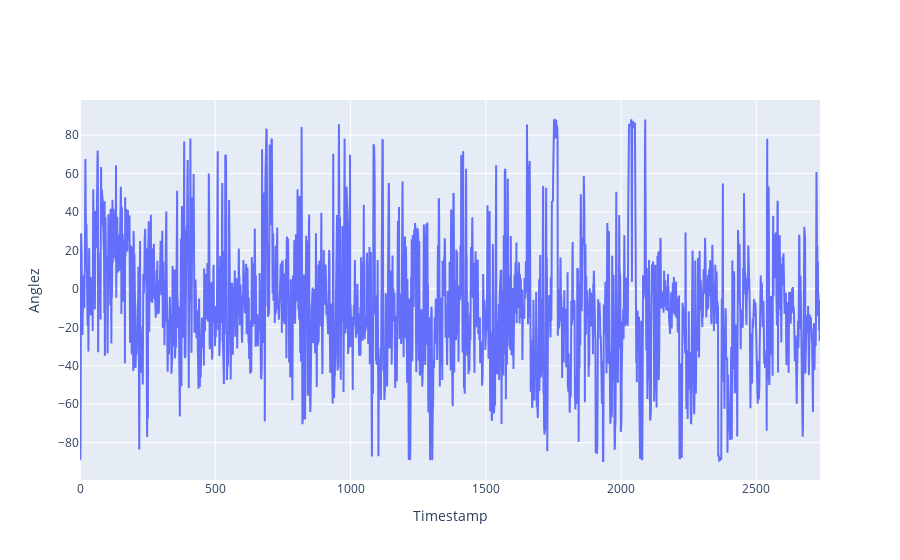
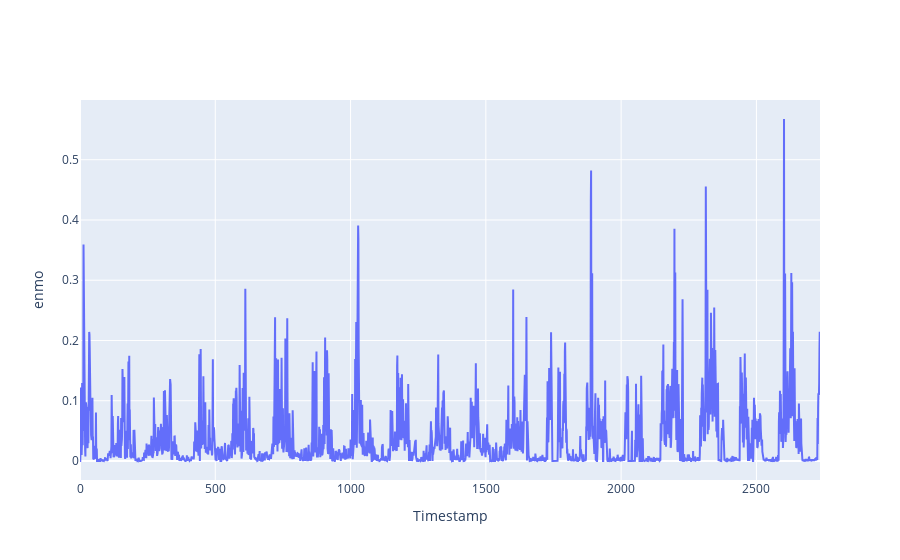
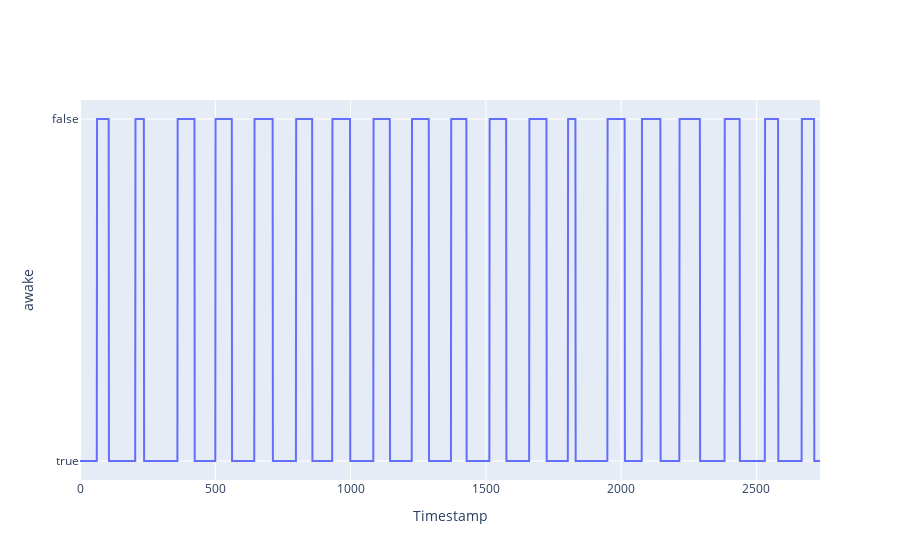

The notebook cell these images were saved under, in order:
### Code cell
fig = go.Figure(data=go.Scatter(y=anglez_series))
fig.update_layout(xaxis_title="Timestamp", yaxis_title="Anglez")
fig.show()

fig = go.Figure(data=go.Scatter(y=enmo_series))
fig.update_layout(xaxis_title="Timestamp", yaxis_title="enmo")
fig.show()

fig = go.Figure(data=go.Scatter(y=train_series["awake"].to_numpy()))
fig.update_layout(xaxis_title="Timestamp", yaxis_title="awake")
fig.show()

### Figure 1 — Plotly figure (JSON) as saved in the notebook; plotly's stock layout.template omitted (floating-point values rounded to 4 significant figures; data arrays with more than 128 entries replaced by an {"elided": "..."} marker saying what was removed)
{"data": [{"type": "scatter", "y": {"elided": "2736 float values"}}], "layout": {"xaxis": {"title": {"text": "Timestamp"}}, "yaxis": {"title": {"text": "Anglez"}}}}

### Figure 2 — Plotly figure (JSON) as saved in the notebook; plotly's stock layout.template omitted (floating-point values rounded to 4 significant figures; data arrays with more than 128 entries replaced by an {"elided": "..."} marker saying what was removed)
{"data": [{"type": "scatter", "y": {"elided": "2736 float values"}}], "layout": {"xaxis": {"title": {"text": "Timestamp"}}, "yaxis": {"title": {"text": "enmo"}}}}

### Figure 3 — Plotly figure (JSON) as saved in the notebook; plotly's stock layout.template omitted (floating-point values rounded to 4 significant figures; data arrays with more than 128 entries replaced by an {"elided": "..."} marker saying what was removed)
{"data": [{"type": "scatter", "y": {"elided": "2736 bool values"}}], "layout": {"xaxis": {"title": {"text": "Timestamp"}}, "yaxis": {"title": {"text": "awake"}}}}
